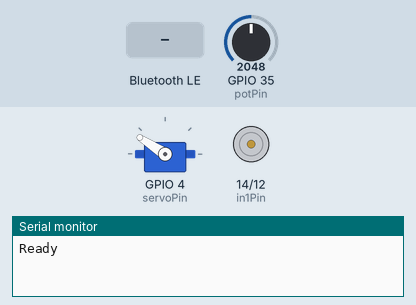
Simulated run of this program. Board: ESP32. Parts: servo, motor-driver pin pairs drawn as motors (green arrow = first pin HIGH = forward, orange = second pin HIGH = backward, longer = more drive, scaled by the enable pin), the last lines printed to the serial monitor. The inputs (shaded band) are chosen by the test bench; at power-on: GPIO 35 (potPin) = 2048. Nothing arrives over Bluetooth unless stated; a phone connects over Bluetooth LE 3 s after start.

Above: at 1.2 s.
1.3 s: GPIO 35 (potPin) set to 2866
At 2.2 s:
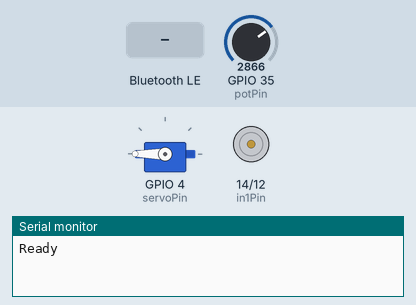
2.8 s: GPIO 35 (potPin) set to 3603
4.3 s: Bluetooth LE write "5" received
At 5.1 s:
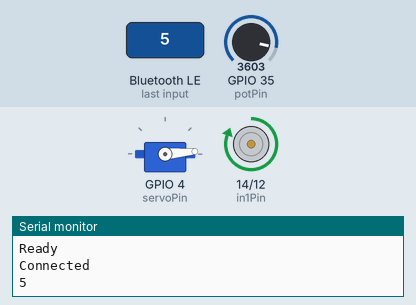
5.8 s: Bluetooth LE write "90" received
At 6.2 s:
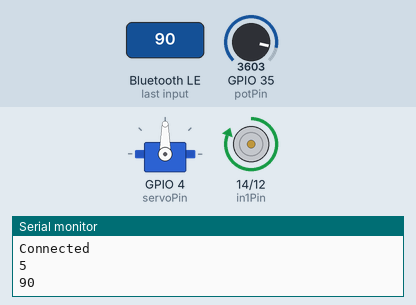
7.3 s: GPIO 35 (potPin) set to 0
At 8.0 s:
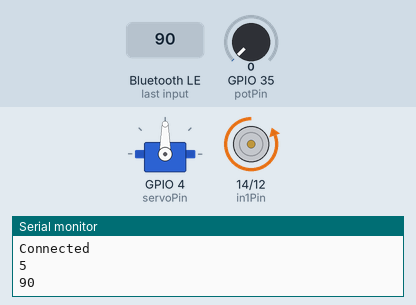
8.8 s: Bluetooth LE write "200" received
At 9.7 s:
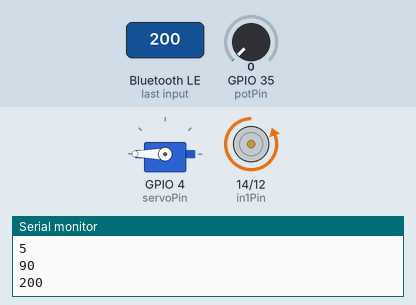
Timing chart, 0 to 11.3 s (numbered marks = the images above; inputs shaded):
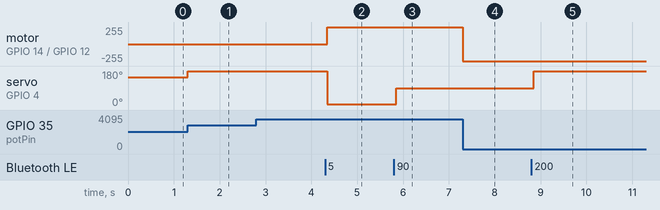

Measured:
- after the input at 1.3 s, servo on GPIO 4 (servoPin): 147° → 180° at once
- after the input at 4.3 s, motor on GPIO 14 (in1Pin) / GPIO 12 (in2Pin): stopped → forward 255/255 after 0.05 s; servo on GPIO 4 (servoPin): 180° → 5° after 0.05 s
- after the input at 5.8 s, servo on GPIO 4 (servoPin): 5° → 90° after 0.05 s
- after the input at 7.3 s, motor on GPIO 14 (in1Pin) / GPIO 12 (in2Pin): forward 255/255 → backward 255/255 at once
- after the input at 8.8 s, servo on GPIO 4 (servoPin): 90° → 180° after 0.05 s

The program:

main.cpp
```cpp
#include <Arduino.h>
#include <ESP32Servo.h>
#include "bletest.h"

// NOTES:

BLEServer *server;
BLECharacteristic *characteristicMessage;
float MM = 40.95;
bool isConnected = false;
int MIDPOINT = 700;
int pos = MIDPOINT; // 0-4095

// hbridge controllers:
int enablePin = 27;
int in1Pin = 14;
int in2Pin = 12;

// potentiometer
int potPin = 35;

int pwmOutput = 65535;

int MAX_POSITION = 4095;
int MIN_POSITION = 0;

int servoPin = 4;
Servo myservo; // create servo object to control a servo

class MyServerCallbacks : public BLEServerCallbacks
{
    void onConnect(BLEServer *server)
    {
        isConnected = true;
        Serial.println("Connected");
    };

    void onDisconnect(BLEServer *server)
    {
        isConnected = false;
        Serial.println("Device disconnected, restarting advertising");
        server->startAdvertising();
    }
};

class MessageCallbacks : public BLECharacteristicCallbacks
{
    void onWrite(BLECharacteristic *characteristic)
    {
        std::string data = characteristic->getValue();
        Serial.println(data.c_str());

        int servoValue = atoi(data.c_str());

        // not accurate if it is servo instead of actuator
        servoValue = constrain(servoValue, MIN_POSITION, MAX_POSITION);

        pos = servoValue;
    }

    void onRead(BLECharacteristic *characteristic)
    {
        characteristic->setValue("Foobar");
    }
};

void setExtend()
{
    digitalWrite(in1Pin, LOW);
    digitalWrite(in2Pin, HIGH);
}

void setRetract()
{
    digitalWrite(in1Pin, HIGH);
    digitalWrite(in2Pin, LOW);
}

void setStop()
{
    digitalWrite(in1Pin, LOW);
    digitalWrite(in2Pin, LOW);
}

void setSpeed(int speed) // 0-255
{
    pwmOutput = speed;
    analogWrite(enablePin, pwmOutput);
}

void moveToPosition(int targetPosition)
{ // 0-4095

    int currentPosition = analogRead(potPin);

    // Serial.print("Target: ");
    // Serial.print(targetPosition);
    // Serial.print(", Actual: ");
    // Serial.println(currentPosition);
    if (targetPosition > MAX_POSITION)
    {
        targetPosition = MAX_POSITION;
    }
    if (targetPosition < MIN_POSITION)
    {
        targetPosition = MIN_POSITION;
    }

    if (targetPosition > currentPosition)
    {
        setExtend();
    }
    else if (targetPosition < currentPosition)
    {
        setRetract();
    }
    else
    {
        setStop();
    }
}

void setup()
{
    Serial.begin(115200);

    // Actuator setup
    pinMode(enablePin, OUTPUT);
    pinMode(in1Pin, OUTPUT);
    pinMode(in2Pin, OUTPUT);

    pinMode(potPin, INPUT);

    // Servo setup
    // Allow allocation of all timers
    // ESP32PWM::allocateTimer(0);
    // ESP32PWM::allocateTimer(1);
    // ESP32PWM::allocateTimer(2);
    // ESP32PWM::allocateTimer(3);
    // myservo.setPeriodHertz(50);          // standard 50 hz servo
    myservo.attach(servoPin, 500, 2400); // attaches the servo on pin 18 to the servo object
                                         // using default min/max of 1000us and 2000us
                                         // different servos may require different min/max settings
                                         // for an accurate 0 to 180 sweep

    // Setup BLE Server
    BLEDevice::init(DEVICE_NAME);
    server = BLEDevice::createServer();
    server->setCallbacks(new MyServerCallbacks());

    // Register message service that can receive messages and reply with a static message.
    BLEService *service = server->createService(SERVICE_UUID);
    characteristicMessage = service->createCharacteristic(MESSAGE_UUID, BLECharacteristic::PROPERTY_READ | BLECharacteristic::PROPERTY_NOTIFY | BLECharacteristic::PROPERTY_WRITE);
    characteristicMessage->setCallbacks(new MessageCallbacks());
    characteristicMessage->addDescriptor(new BLE2902());
    service->start();

    // Register device info service, that contains the device's UUID, manufacturer and name.
    service = server->createService(DEVINFO_UUID);
    BLECharacteristic *characteristic = service->createCharacteristic(DEVINFO_MANUFACTURER_UUID, BLECharacteristic::PROPERTY_READ);
    characteristic->setValue(DEVICE_MANUFACTURER);
    characteristic = service->createCharacteristic(DEVINFO_NAME_UUID, BLECharacteristic::PROPERTY_READ);
    characteristic->setValue(DEVICE_NAME);
    characteristic = service->createCharacteristic(DEVINFO_SERIAL_UUID, BLECharacteristic::PROPERTY_READ);
    String chipId = String((uint32_t)(ESP.getEfuseMac() >> 24), HEX);
    characteristic->setValue(chipId.c_str());
    service->start();

    // Advertise services
    BLEAdvertising *advertisement = server->getAdvertising();
    BLEAdvertisementData adv;
    adv.setName(DEVICE_NAME);
    adv.setCompleteServices(BLEUUID(SERVICE_UUID));
    advertisement->setAdvertisementData(adv);
    advertisement->start();
    analogWrite(enablePin, pwmOutput);

    Serial.println("Ready");
}

void loop()
{
    int potValue = analogRead(potPin);
    if(!isConnected){
        pos = potValue;
    }
    moveToPosition(pos);
    myservo.write(pos);
}
```

bletest.h
```cpp
#include <BLEDevice.h>
#include <BLEUtils.h>
#include <BLEServer.h>
#include <BLE2902.h>

#define SERVICE_UUID "ab0828b1-198e-4351-b779-901fa0e0371e"
#define MESSAGE_UUID "4ac8a682-9736-4e5d-932b-e9b31405049c"

#define DEVINFO_UUID (uint16_t)0x180a
#define DEVINFO_MANUFACTURER_UUID (uint16_t)0x2a29
#define DEVINFO_NAME_UUID (uint16_t)0x2a24
#define DEVINFO_SERIAL_UUID (uint16_t)0x2a25

#define DEVICE_MANUFACTURER "Foobar"
#define DEVICE_NAME "BLETest"
```
